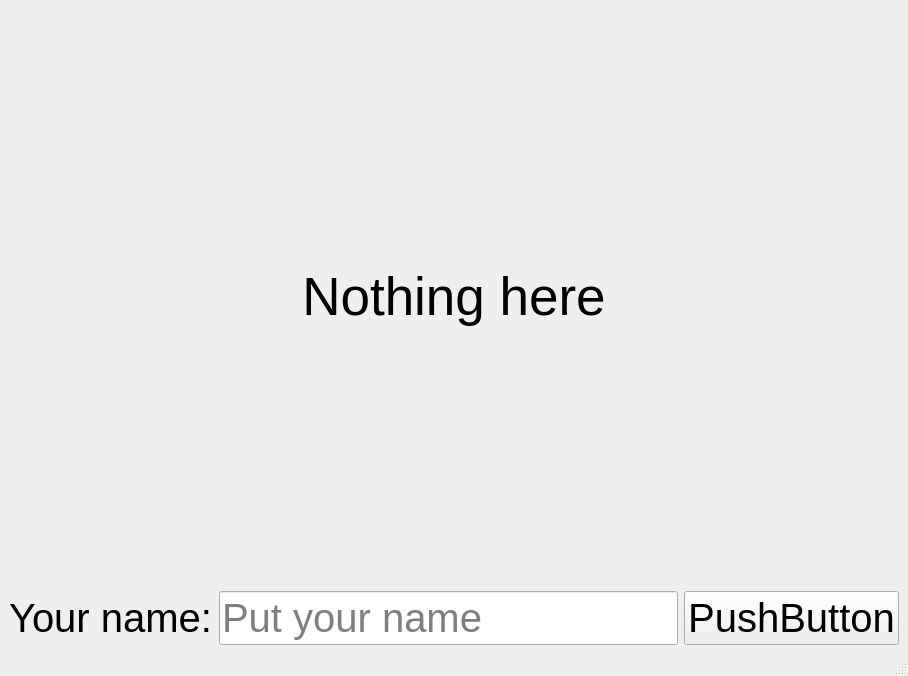
<?xml version="1.0" encoding="UTF-8"?>
<ui version="4.0">
 <class>MainWindow</class>
 <widget class="QMainWindow" name="MainWindow">
  <property name="geometry">
   <rect>
    <x>0</x>
    <y>0</y>
    <width>908</width>
    <height>676</height>
   </rect>
  </property>
  <property name="windowTitle">
   <string>MainWindow</string>
  </property>
  <property name="dockNestingEnabled">
   <bool>false</bool>
  </property>
  <widget class="QWidget" name="centralwidget">
   <layout class="QHBoxLayout" name="horizontalLayout">
    <item>
     <layout class="QGridLayout" name="gridLayout">
      <item row="0" column="0">
       <widget class="QLabel" name="labelResult">
        <property name="font">
         <font>
          <pointsize>40</pointsize>
         </font>
        </property>
        <property name="text">
         <string>Nothing here</string>
        </property>
        <property name="alignment">
         <set>Qt::AlignmentFlag::AlignCenter</set>
        </property>
       </widget>
      </item>
      <item row="1" column="0">
       <layout class="QGridLayout" name="gridLayout_2">
        <item row="0" column="1">
         <widget class="QLineEdit" name="lineName">
          <property name="font">
           <font>
            <pointsize>30</pointsize>
           </font>
          </property>
          <property name="placeholderText">
           <string>Put your name</string>
          </property>
         </widget>
        </item>
        <item row="0" column="0">
         <widget class="QLabel" name="label">
          <property name="font">
           <font>
            <pointsize>30</pointsize>
           </font>
          </property>
          <property name="text">
           <string>Your name:</string>
          </property>
         </widget>
        </item>
        <item row="0" column="2">
         <widget class="QPushButton" name="buttonSend">
          <property name="font">
           <font>
            <pointsize>30</pointsize>
           </font>
          </property>
          <property name="text">
           <string>PushButton</string>
          </property>
         </widget>
        </item>
       </layout>
      </item>
     </layout>
    </item>
   </layout>
  </widget>
  <widget class="QMenuBar" name="menubar">
   <property name="geometry">
    <rect>
     <x>0</x>
     <y>0</y>
     <width>908</width>
     <height>33</height>
    </rect>
   </property>
  </widget>
  <widget class="QStatusBar" name="statusbar"/>
 </widget>
 <resources/>
 <connections/>
</ui>
